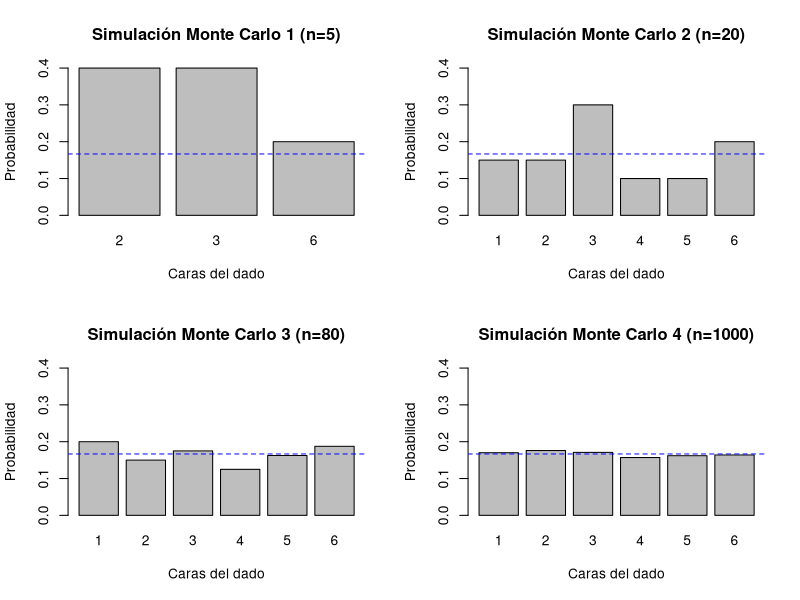

The R source for this figure:
par(mfrow = c(2,2))
set.seed(123)
lanzamientos1 <- sample(1:6, 5, replace = T)
probabilidades1 <- table(lanzamientos1)/5
barplot(probabilidades1, main = "Simulación Monte Carlo 1 (n=5)",
        xlab = "Caras del dado",
        ylab = "Probabilidad",
        ylim = c(0,.40))
abline(h = 1/6, col = "blue", lty = 2)
set.seed(123)
lanzamientos2 <- sample(1:6, 20, replace = T)
probabilidades2 <- table(lanzamientos2)/20
barplot(probabilidades2, main = "Simulación Monte Carlo 2 (n=20)",
        xlab = "Caras del dado",
        ylab = "Probabilidad",
        ylim = c(0,.40))
abline(h = 1/6, col = "blue", lty = 2)
set.seed(123)
lanzamientos3 <- sample(1:6, 80, replace = T)
probabilidades3 <- table(lanzamientos3)/80
barplot(probabilidades3, main = "Simulación Monte Carlo 3 (n=80)",
        xlab = "Caras del dado",
        ylab = "Probabilidad",
        ylim = c(0,.40))
abline(h = 1/6, col = "blue", lty = 2)
set.seed(123)
lanzamientos4 <- sample(1:6, 1000, replace = T)
probabilidades4 <- table(lanzamientos4)/1000
barplot(probabilidades4, main = "Simulación Monte Carlo 4 (n=1000)",
        xlab = "Caras del dado",
        ylab = "Probabilidad",
        ylim = c(0,.40))
abline(h = 1/6, col = "blue", lty = 2)
